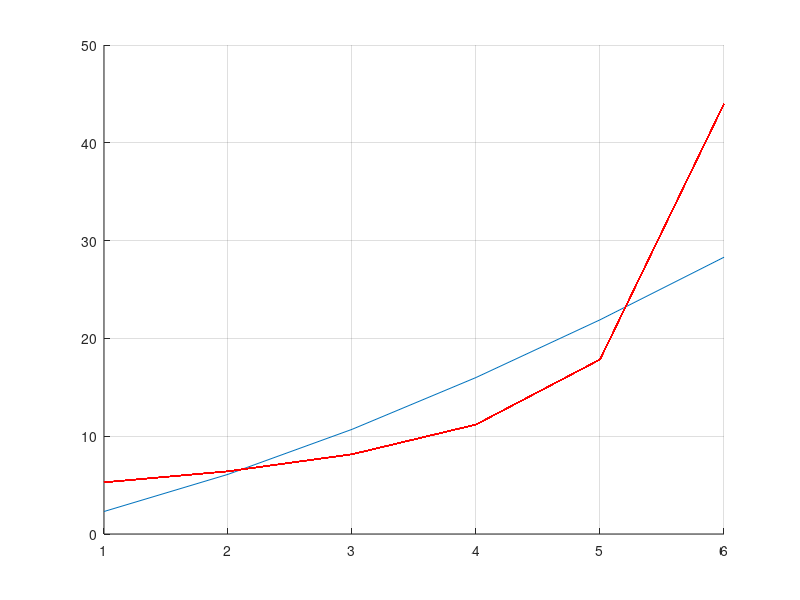

Here is the MATLAB script that generated this plot: (Note: this script raises an error after producing the figure.)
clear all; clc;
%x(1)=1;x(2)=3;x(3)=6;x(4)=9;x(5)=15;
%y(1)=1.6332;y(2)=1.0986;y(3)=0.90826;y(4)=0.85015;y(5)=0.77832;
x(1)=1;x(2)=2;x(3)=3;x(4)=4;x(5)=5;x(6)=6;
y(1)=2.3;y(2)=6.1;y(3)=10.7;y(4)=16;y(5)=21.9;y(6)=28.3;
%x = [1710 1810 1910 2010 2110]
%y = [0 1 4 9 15]
%x = [4800 3700 3400 2800 1900]
%y = [3.1 4 5.2 6.4 9.6]
%x = input('Ingreses los datos de x [] ')
%y = input('Ingreses los datos de y [] ')
hold on; grid on;
plot(x,y);
disp('1: y(x) = a*e^(bx), 2: y(x) = a*x^b, 3: y(x) = a + b*ln(x)'); 
disp('4: y(x) = a + b/x, 5: a/(b +x), 6: a*x/(b + x)');
disp('Para salir precione (cero)0')
metodo = input('Por cual metodo desea resolver el sistema '); 
n = 0;
errorMedio = zeros(6);
errorCuadratico = zeros(6);
g = zeros(6);
errorMaximo = zeros(6);
met = zeros(6);
while metodo ~= 0
    
    tama = size(y,2);
    ty = zeros(tama,1);
    tx = zeros(tama,1);
    %Seleccion del metodo
    switch metodo  
        case 1
            for  i = 1: tama
                ty(i) = log(y(i)); 
                tx(i) = x(i);
            end
        case 2
             for  i = 1: tama
                ty(i) = log(y(i));
                tx(i) = log(x(i));
             end
        case 3
            for  i = 1: tama
                ty(i) = y(i);
                tx(i) = log(x(i));
            end
        case 4
             for  i = 1: tama
                ty(i) = y(i);
                tx(i) = log(x(i));
            end
        case 5
             for  i = 1: tama
                ty(i) = y(i);
                tx(i) = x(i)*y(i);
            end
        case 6
             for  i = 1: tama
                ty(i) = y(i);
                tx(i) = y(i)/x(i);
            end
    end %Fin selección del método


    %Creación de la matriz y el vector
    A = zeros(2,2);
    b = zeros(2,1);
    A(1,1) = tama;
    for i = 1 : tama
        A(1,2) = A(1,2) + tx(i); 
    end
    A(2,1) = A(1,2);
    for i = 1 : tama
        b(1,1)= b(1,1) + ty(i); 
    end
    for i = 1 : tama
        A(2,2) = A(2,2) + tx(i)^2;
    end
    for i = 1 : tama
        b(2,1) = b(2,1) + tx(i)*ty(i);
    end
    sol = A\b
    %Fin creación de la matriz y el vector con su respectiva solucion
    v = x(1):1:x(tama); 
    switch metodo %Selección de la función a graficasr
        case 1
            alfa = exp(sol(1));
            beta = sol(2);
            fun = alfa.*exp(beta.*v);
        case 2
            alfa = exp(sol(1));
            beta = sol(2);
            fun = alfa.*(v.^beta);
        case 3
            fun = sol(1) + sol(2).*log(v);
        case 4
            fun = sol(1) + sol(2)./v;
        case 5
            alfa = -sol(1)/sol(2);
            beta = -1/sol(2);
            fun = alfa./(beta + v);
        case 6
            fun = sol(1).*v./(v-sol(2));        
    end
    plot(v,fun,'red');
    %Fin seleccion de funcion a graficar
    %Calculo de R(g)
    ypromedio = 0;
    for i = 1: tama
        ypromedio = ypromedio + y(i);
    end
    ypromedio = ypromedio/tama;
    n = n + 1;
    sumaSuper = 0;
    sumaInfer = 0;
    errorMaximo(n) = abs(fun(1)-y(1));
    for i = 1: tama
        v = x(i);
        sumaSuper = sumaSuper + (fun(x(i)) - ypromedio)^2;
        sumaInfer = sumaInfer + (y(i) - ypromedio)^2;
        errorActual = abs(fun(x(i)) - y(i));
        errorMedio(n) = errorMedio(n) + errorActual;
        if(errorMaximo(n) < errorActual)
            errorMaximo(n) = errorActual;
        end
        errorCuadratico(n) = errorCuadratico(n) + errorActual^2; 
    end
    errorMedio(n) = errorMedio(n)/tama;
    errorCuadratico(n) = sqrt(errorCuadratico(n)/tama);
    g(n) = sumaSuper/sumaInfer;
    met(n) = metodo; 
    metodo = input('Dese Resolver por otro Método ');
end

disp('')
disp('Indice de Ajuste R(g)   Error Maximo   Error Medio   Error Cuadratico medio   Método');
for i = 1: n
    disp(sprintf('%f | %21f | %12f | %12f | %17g |',g(i),errorMaximo(i),errorMedio(i),errorCuadratico(i),met(i)));
end
%Fin Calculo de R(g)
%Inico calculo de error maximo


